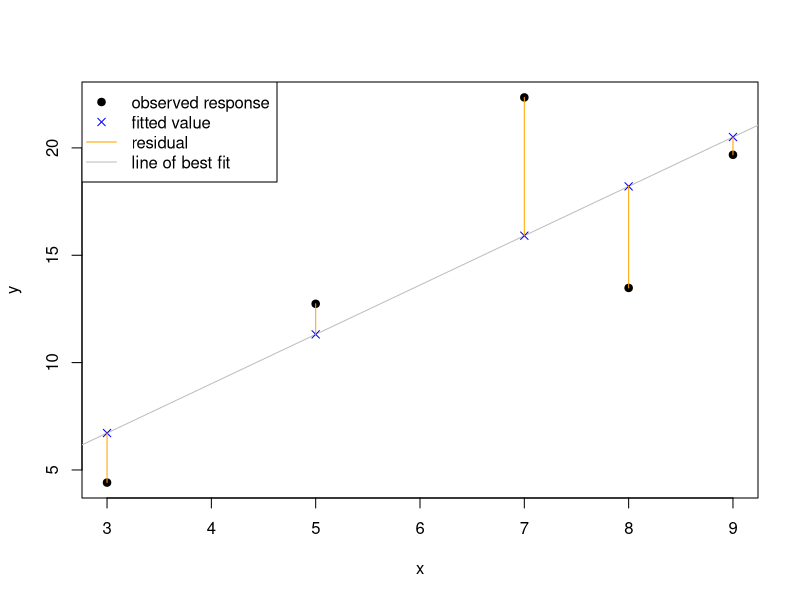
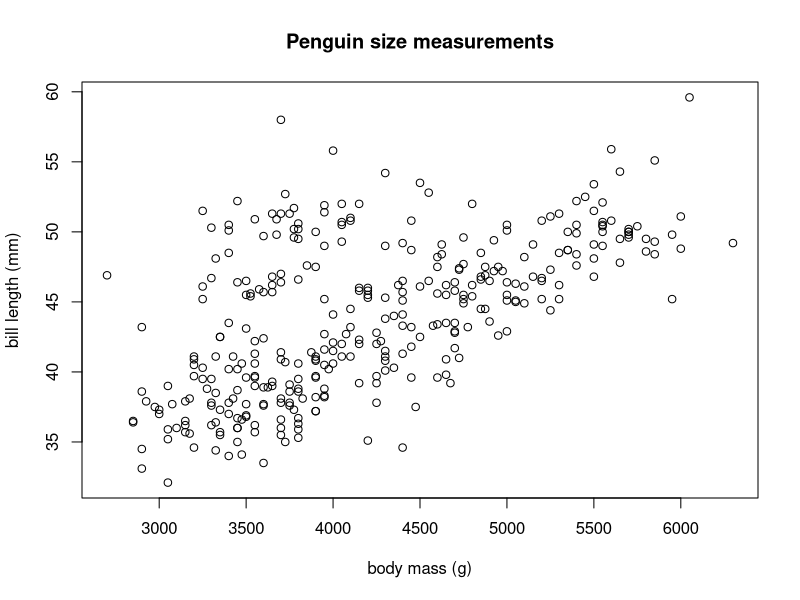
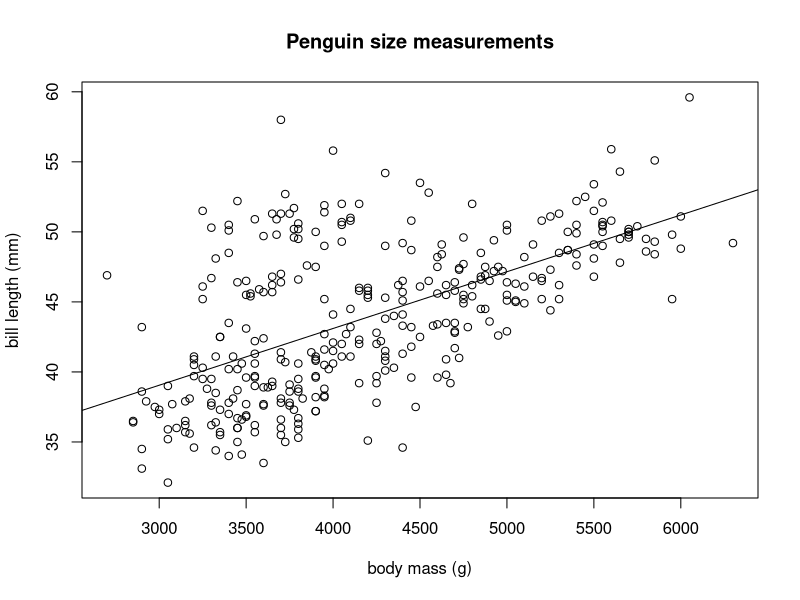

These figures' R source, in order:
## ---- chunk 1
set.seed(2)
x <- c(3, 5, 7, 8, 9)
y <- 2 + 2 * x + rnorm(5, sd = 4)
plot(y ~ x, pch = 19)
lmod <- lm(y ~ x)
yhat <- fitted(lmod)
abline(lmod, col = "grey")
points(yhat ~ x, pch = 4, col = "blue")
segments(x, y, x, yhat, col = "orange")
legend("topleft",
       legend = c("observed response", "fitted value", "residual", "line of best fit"),
       pch = c(19, 4, NA, NA),
       col = c("black", "blue", "orange", "grey"),
       lwd = c(NA, NA, 1, 1))
## ---- chunk 2
data(penguins, package = "palmerpenguins")
## ---- chunk 3
plot(bill_length_mm ~ body_mass_g, data = penguins,
     ylab = "bill length (mm)", xlab = "body mass (g)",
     main = "Penguin size measurements")
## ---- chunk 4
summary(penguins)
## ---- chunk 5
# remove rows of penguins where bill_length_mm or body_mass_g have NA values 
penguins_clean <- na.omit(penguins[,c("bill_length_mm", "body_mass_g")])
## ---- chunk 6
# extract response and predictor from penguins_clean
y <- penguins_clean$bill_length_mm
x <- penguins_clean$body_mass_g
# determine number of observations
n <- length(y)
## ---- chunk 7
# compute OLS estimates of beta1 and beta0
(b1 <- (sum(x * y) - sum(x) * sum(y) / n)/(sum(x^2) - sum(x)^2/n))
(b0 <- mean(y) - b1 * mean(x))        
## ---- chunk 8
plot(bill_length_mm ~ body_mass_g, data = penguins,
     ylab = "bill length (mm)", xlab = "body mass (g)",
     main = "Penguin size measurements")
# a is the intercept and b is the slope
abline(a = b0, b = b1)
## ---- chunk 9
yhat <- b0 + b1 * x # compute fitted values
ehat <- y - yhat # compute residuals
(rss <- sum(ehat^2)) # sum of the squared residuals
(sigmasqhat <- rss/(n-2)) # estimated error variance
## ---- chunk 10
lmod <- lm(bill_length_mm ~ body_mass_g, data = penguins) # fit model
class(lmod) # class of lmod
## ---- chunk 11
(coeffs2 <- coefficients(lmod)) # extract, assign, and print coefficients
ehat2 <- residuals(lmod) # extract and assign residuals
yhat2 <- fitted(lmod) # extract and assign fitted values
rss2 <- deviance(lmod) # extract and assign rss
sigmasqhat2 <- rss2/df.residual(lmod) # estimated error variance
# compare to manually computed values
all.equal(c(b0, b1), coeffs2, check.attributes = FALSE)
all.equal(ehat, ehat2, check.attributes = FALSE)
all.equal(rss, rss2)
all.equal(sigmasqhat, sigmasqhat2)
# methods(class="lm")
